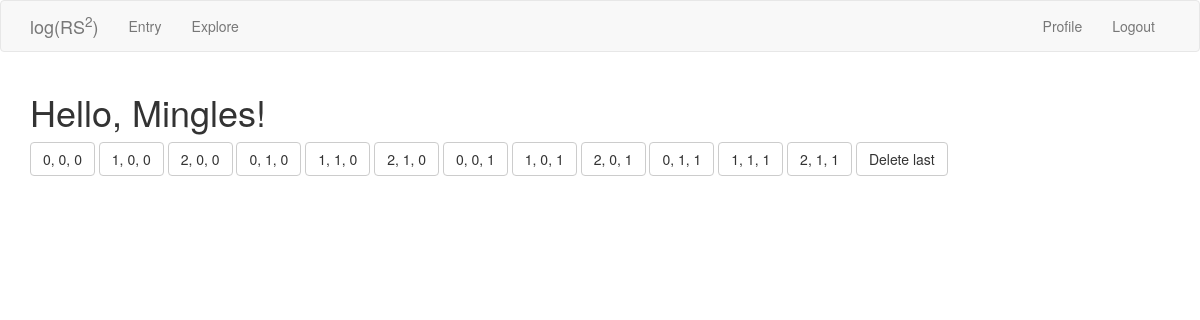
The page /entry/map (signed in) on the database as committed earlier.
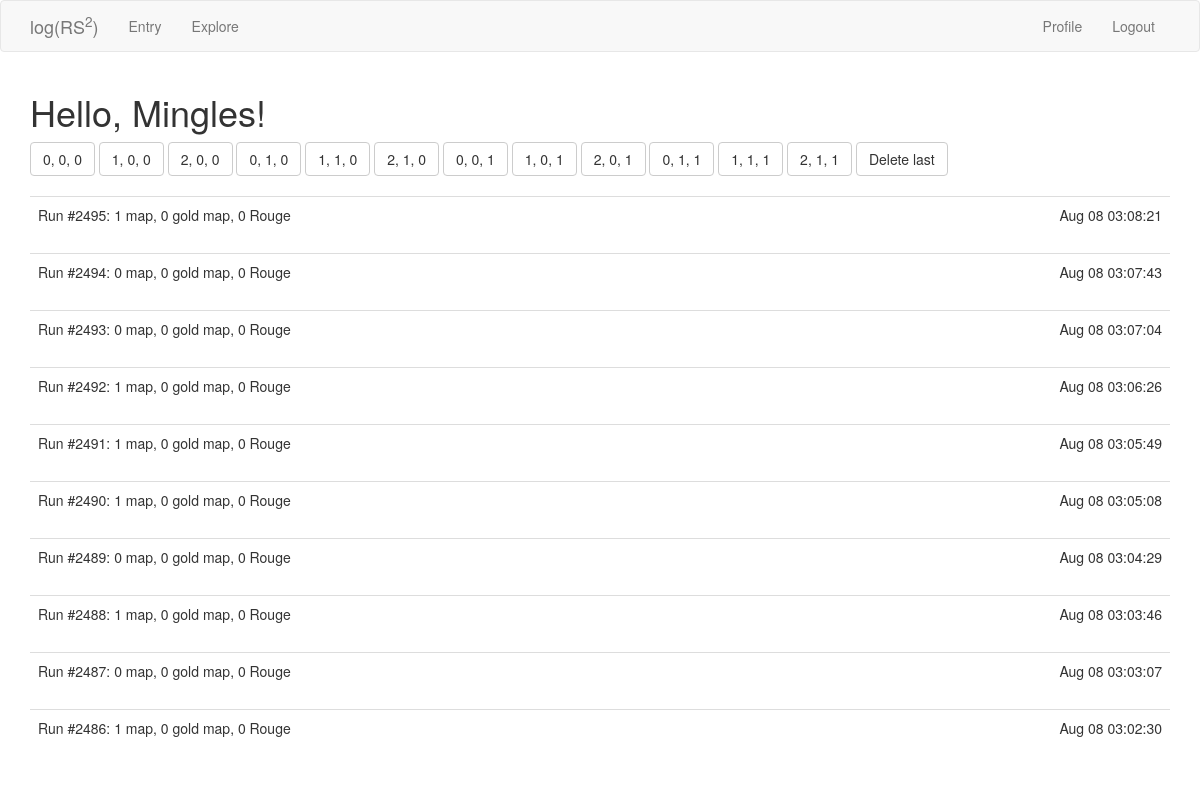
The same page on the database as committed later.
### app/models.py (models this page shows, shortened)
class User(UserMixin, db.Model):
    id = db.Column(db.Integer, primary_key=True)
    username = db.Column(db.String(64), index=True, unique=True)
    email = db.Column(db.String(128), index=True, unique=True)
    password_hash = db.Column(db.String(128))
    last_seen = db.Column(db.DateTime, default=datetime.utcnow)
    map_drops = db.relationship('MapDrop', backref='player', lazy='dynamic')
    treasure_drops = db.relationship('TreasureDrop', backref='player', lazy='dynamic')

class MapDrop(db.Model):
    id = db.Column(db.Integer, primary_key=True)
    map = db.Column(db.Integer)
    gold_map = db.Column(db.Integer)
    rouge = db.Column(db.Integer)
    time = db.Column(db.DateTime, index=True, default=datetime.utcnow)
    user_id = db.Column(db.Integer, db.ForeignKey('user.id'))
    run = db.Column(db.Integer)

### app/routes.py (the view, shortened to what this page needs)
@app.route('/entry/map', methods=['GET', 'POST'])
@login_required
def entry():
    mapdrops = current_user.map_drops.order_by(MapDrop.time.desc()).limit(app.config['MAPDROPS_PER_PAGE']).all()
    form = MapDropForm()
    return render_template('entry.html', title='Entry', mapdrops=mapdrops, form=form)

### app/forms.py
class MapDropForm(FlaskForm):
    m0g0r0 = SubmitField('0, 0, 0')
    m1g0r0 = SubmitField('1, 0, 0')
    m2g0r0 = SubmitField('2, 0, 0')
    m0g1r0 = SubmitField('0, 1, 0')
    m1g1r0 = SubmitField('1, 1, 0')
    m2g1r0 = SubmitField('2, 1, 0')
    m0g0r1 = SubmitField('0, 0, 1')
    m1g0r1 = SubmitField('1, 0, 1')
    m2g0r1 = SubmitField('2, 0, 1')
    m0g1r1 = SubmitField('0, 1, 1')
    m1g1r1 = SubmitField('1, 1, 1')
    m2g1r1 = SubmitField('2, 1, 1')
    delete = SubmitField('Delete last')

### app/models.py (called while the page is built)
@login.user_loader
def load_user(id):
    return User.query.get(int(id))

### app/routes.py (called while the page is built)
@app.before_request
def before_request():
    if current_user.is_authenticated:
        current_user.last_seen = datetime.utcnow()
        db.session.commit()

### app/templates/entry.html (shortened to what this page needs)
{% extends "base.html" %}
{% import "bootstrap/wtf.html" as wtf %}
{% block app_content %}
    {% if not user_unknown %}
        <h1>Hello, {{ current_user.username }}!</h1>
    {% endif %}
    {% if form %}
        {{ wtf.quick_form(form) }}
        <br>
    {% endif %}
    {% for mapdrop in mapdrops %}
        {% include "_mapdrop.html" %}
    {% endfor %}
{% endblock %}

### app/templates/base.html (shortened to what this page needs)
{% extends 'bootstrap/base.html' %}
{% block navbar %}
    <nav class="navbar navbar-default">
        <div class="container">
            <div class="navbar-header">
                <a class="navbar-brand" href="{{ url_for('index') }}">log(RS<sup>2</sup>)</a>
            </div>
            <div class="collapse navbar-collapse" id="bs-example-navbar-collapse-1">
                <ul class="nav navbar-nav">
                    <li><a href="{{ url_for('entry') }}">Entry</a></li>
                    <li><a href="{{ url_for('explore') }}">Explore</a></li>
                </ul>
                <ul class="nav navbar-nav navbar-right">
                    {% if current_user.is_anonymous %}
                    <li><a href="{{ url_for('login') }}">Login</a></li>
                    {% else %}
                    <li><a href="{{ url_for('user', username=current_user.username) }}">Profile</a></li>
                    <li><a href="{{ url_for('logout') }}">Logout</a></li>
                    {% endif %}
                </ul>
            </div>
        </div>
    </nav>
{% endblock %}
{%block content %}
    <div class="container">
        {% block app_content %}{% endblock %}
    </div>
{% endblock %}

### app/templates/_mapdrop.html (shortened to what this page needs)
<table class="table table-hover">
    <tr>
        <td>
            Run #{{ mapdrop.run }}:
            {{ mapdrop.map }} map, {{ mapdrop.gold_map }} gold map, {{ mapdrop.rouge }} Rouge
        </td>
        <td align="right">
            {{ moment(mapdrop.time).format('MMM DD HH:mm:ss') }}
        </td>
    </tr>
</table>

Rows that differ between the two databases and show on the page:
added MapDrop: run "2495", map "1", gold_map "0", rouge "0", time "Aug 08 03:08:21"
added MapDrop: run "2494", map "0", gold_map "0", rouge "0", time "Aug 08 03:07:43"
added MapDrop: run "2493", map "0", gold_map "0", rouge "0", time "Aug 08 03:07:04"
added MapDrop: run "2492", map "1", gold_map "0", rouge "0", time "Aug 08 03:06:26"
added MapDrop: run "2491", map "1", gold_map "0", rouge "0", time "Aug 08 03:05:49"
added MapDrop: run "2490", map "1", gold_map "0", rouge "0", time "Aug 08 03:05:08"
added MapDrop: run "2489", map "0", gold_map "0", rouge "0", time "Aug 08 03:04:29"
added MapDrop: run "2488", map "1", gold_map "0", rouge "0", time "Aug 08 03:03:46"
added MapDrop: run "2487", map "0", gold_map "0", rouge "0", time "Aug 08 03:03:07"
added MapDrop: run "2486", map "1", gold_map "0", rouge "0", time "Aug 08 03:02:30"
